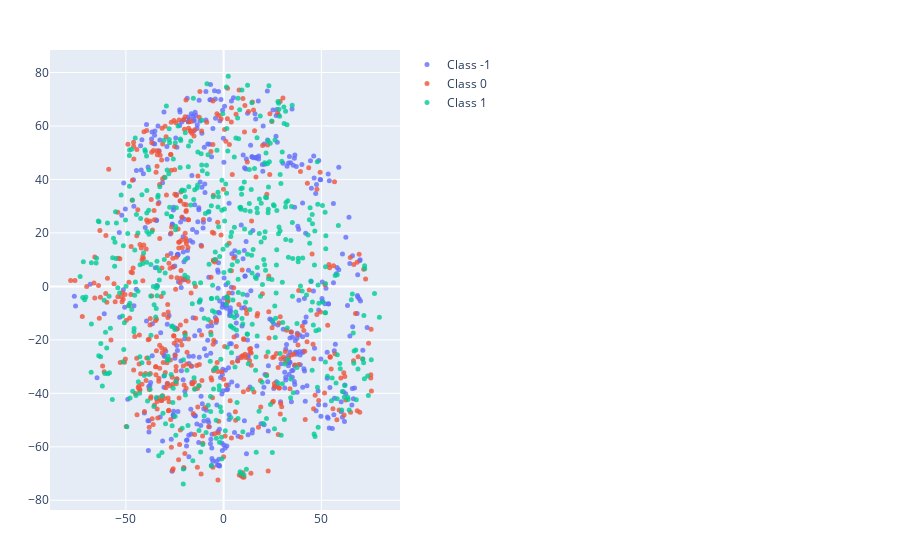

Notebook code for this chart:
### Code cell
# Plot the 3D PCA features.
trace_1 = go.Scatter(
    x=class_1_features[:, 0],
    y=class_1_features[:, 1],
    mode="markers",
    # legend for y_train_chunks
    marker=dict(size=5, color=-1, colorscale="Viridis", opacity=0.8),
    name="Class -1",
)

trace_2 = go.Scatter(
    x=class_2_features[:, 0],
    y=class_2_features[:, 1],
    mode="markers",
    # legend for y_train_chunks
    marker=dict(size=5, color=0, colorscale="Viridis", opacity=0.8),
    name="Class 0",
)

trace_3 = go.Scatter(
    x=class_3_features[:, 0],
    y=class_3_features[:, 1],
    mode="markers",
    # legend for y_train_chunks
    marker=dict(size=5, color=1, colorscale="Viridis", opacity=0.8),
    name="Class 1",
)

data = [trace_1, trace_2, trace_3]
layout = go.Layout(margin=dict(l=50, r=500, b=50, t=50))
# show legend on the plot
layout["showlegend"] = True
layout["scene"]["xaxis"].update(title="PCA 1")
layout["scene"]["yaxis"].update(title="PCA 2")

fig = go.Figure(data=data, layout=layout)
fig.show()

### Figure 1 — Plotly figure (JSON) as saved in the notebook; plotly's stock layout.template omitted (floating-point values rounded to 4 significant figures; data arrays with more than 128 entries replaced by an {"elided": "..."} marker saying what was removed)
{"data": [{"marker": {"color": -1, "colorscale": [[0, "#440154"], [0.1111, "#482878"], [0.2222, "#3e4989"], [0.3333, "#31688e"], [0.4444, "#26828e"], [0.5556, "#1f9e89"], [0.6667, "#35b779"], [0.7778, "#6ece58"], [0.8889, "#b5de2b"], [1, "#fde725"]], "opacity": 0.8, "size": 5}, "mode": "markers", "name": "Class -1", "type": "scatter", "x": {"elided": "500 float values"}, "y": {"elided": "500 float values"}}, {"marker": {"color": 0, "colorscale": [[0, "#440154"], [0.1111, "#482878"], [0.2222, "#3e4989"], [0.3333, "#31688e"], [0.4444, "#26828e"], [0.5556, "#1f9e89"], [0.6667, "#35b779"], [0.7778, "#6ece58"], [0.8889, "#b5de2b"], [1, "#fde725"]], "opacity": 0.8, "size": 5}, "mode": "markers", "name": "Class 0", "type": "scatter", "x": {"elided": "500 float values"}, "y": {"elided": "500 float values"}}, {"marker": {"color": 1, "colorscale": [[0, "#440154"], [0.1111, "#482878"], [0.2222, "#3e4989"], [0.3333, "#31688e"], [0.4444, "#26828e"], [0.5556, "#1f9e89"], [0.6667, "#35b779"], [0.7778, "#6ece58"], [0.8889, "#b5de2b"], [1, "#fde725"]], "opacity": 0.8, "size": 5}, "mode": "markers", "name": "Class 1", "type": "scatter", "x": {"elided": "500 float values"}, "y": {"elided": "500 float values"}}], "layout": {"margin": {"b": 50, "l": 50, "r": 500, "t": 50}, "scene": {"xaxis": {"title": {"text": "PCA 1"}}, "yaxis": {"title": {"text": "PCA 2"}}}, "showlegend": true}}
